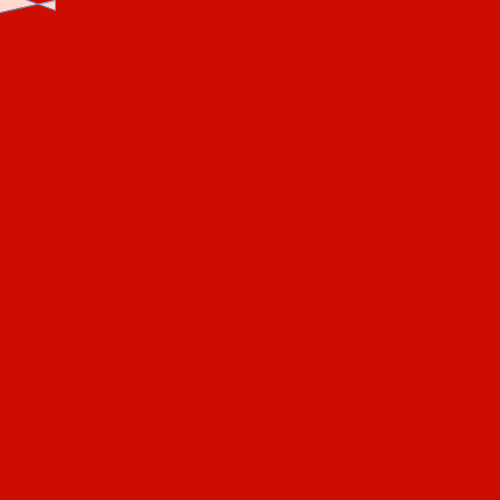
Frame 1 (no input)
Frame 60 (the mouse pressed at the canvas centre just before this capture): identical to frame 1, image omitted
Frame 120 (the mouse held since frame 60 and released just before this capture): identical to frame 1, image omitted

The Processing sketch that drew this single still picture (run headless with seeded random() and noise(); from frame 60 on, the mouse is pressed at the canvas centre):

// Processing sketch: sketch_200315a
// ── sketch_200315a.pde
  /** ********************
  Class: CISC 1600-TR2
  Your Name: Jordan Alexis 
  Note: Fill in the appropriate sections to make your program.
  ******************** */
  // Quick comment.
  /* Longer comment */
  /**
  Very long comment.
  */
  /** ********************
  Variables:
  Variables provide a way to save information within your sketch and are
  used to control the size, position, shape, etc. of what you are drawing.
  ******************** */
  float xP=0; // X position
  float yP=0; // Y position
  float rA=0; // Rotation Angle in degrees
  float sP=1; // Size as a percent
  int imageNumber=0; // Which image to draw
  /** ********************
  
    
  setup():
  Use setup() to specify things that need to be done once, when the sketch first opens.
  ******************** */
  void setup() {
    size(500,500);
  frameRate(20);
    
  }
  /** ********************
  
  Use draw() to specify things that you want to have done
  repeatedly. NOTE: draw() must be present in your program,
  even if it is left empty.
  ******************** */
  void draw() { 
   background(#CC0D00);
   simpleAnimatedImage(xP, yP, rA, sP, imageNumber);
   //xP = xP + 1;
   //yP = yP + 1;
   //rA = rA + 1;
  if ( imageNumber == 0) {
  imageNumber = imageNumber + 1;
  } else if (imageNumber == 1) {
  imageNumber = 0;
  }
  }
  /** ********************
  
  Event Listeners:
  Use event-listeners like keyPressed() to allow
  users of your program to cause things to happen.
  ******************** */
  void mouseClicked() {
  xP = mouseX;
  yP = mouseY;
  }
  
  void keyPressed(){
  if ( key == 'l' || key=='L' ) {
  sP = sP + 0.1;
  }
  else if (key == 's' || key == 'S'){
    sP = sP - 0.1;
  }
  }
  /** ********************
  
  
  
  Custom Functions:
  Functions are sections of code that you create and name.
  ******************** */
  void simpleAnimatedImage(float x, float y, float r, float s, int i) {
  pushMatrix(); // Save the state of the world
  translate(x,y); // Move the world in order to move what is drawn
  rotate( radians(r) ); // Change angle of the world, r in degrees
  scale(s); // Change world size by a percent ( 2.0 = 200%)
  if (i == 0) {
  // draw first image
  stroke(#5E94CC);
  fill(#FFD9CF);
  quad( 0,-10, 55,10, 55,0, -35,20);
  line(0,-10, 40,-20);
  } else if (i == 1) {
  // draw second image
  stroke(#5E94CC);
  fill(#FFD9CF);
  quad( 0,-10, 55,10, 55,0, -35,20);
  line(0,-10, -40,0);
  }
  popMatrix(); // Reset the world
  }
  /**
  ********************/
 
